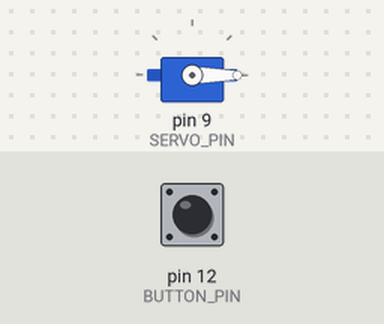
Bench run of a sketch on a simulated Arduino Uno, built with avr-gcc and run on an emulated ATmega328P. Shown: servo. Inputs (shaded band) come from the test bench; at power-on: pin 12 (BUTTON_PIN) HIGH.

Above: at 1.2 s.
1.3 s: pin 12 (BUTTON_PIN) pulled LOW for 0.15 s
At 2.5 s:
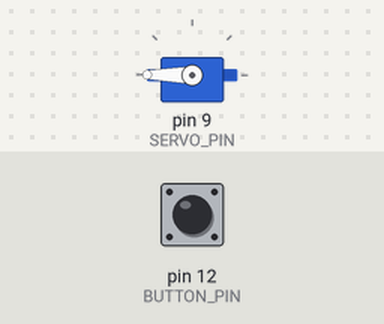
2.9 s: pin 12 (BUTTON_PIN) pulled LOW for 1 s
At 3.9 s:
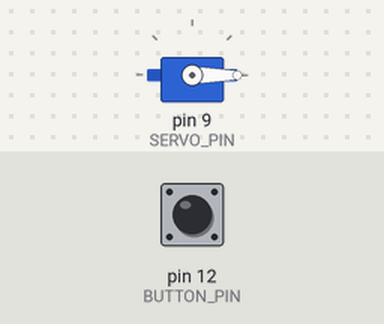
5.4 s: pin 12 (BUTTON_PIN) pulled LOW for 3.2 s
At 5.8 s:
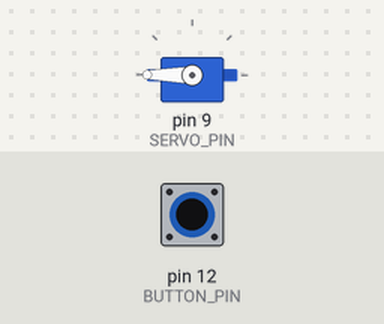
Timing chart, 0 to 8.4 s (numbered marks = the images above; inputs shaded):
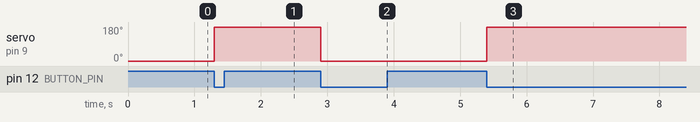

Measured:
- after the input at 1.3 s, servo on pin 9 (SERVO_PIN): 0° → 180° at once
- after the input at 2.9 s, servo on pin 9 (SERVO_PIN): 180° → 0° at once
- after the input at 5.4 s, servo on pin 9 (SERVO_PIN): 0° → 180° at once

The sketch:

Push_Button_Servo.ino
```cpp
/* The source Code from : https://github.com/riyadhasan24
 * By Md. Riyad Hasan
 */

#include <Servo.h>

const int BUTTON_PIN = 12; // Arduino pin connected to button's pin
const int SERVO_PIN  = 9; // Arduino pin connected to servo motor's pin

Servo servo; // create servo object to control a servo

int angle = 0;          // the current angle of servo motor
int lastButtonState;    // the previous state of button
int currentButtonState; // the current state of button

void setup()
{
  Serial.begin(9600);                // initialize serial
  pinMode(BUTTON_PIN, INPUT_PULLUP); // set arduino pin to input pull-up mode
  servo.attach(SERVO_PIN);           // attaches the servo on pin 9 to the servo object

  servo.write(angle);
  currentButtonState = digitalRead(BUTTON_PIN);
}

void loop()
{
  lastButtonState    = currentButtonState;      // save the last state
  currentButtonState = digitalRead(BUTTON_PIN); // read new state

  if(lastButtonState == HIGH && currentButtonState == LOW)
  {
    if(angle == 0)
      {
        angle = 180;
      }

    else
      {
        if(angle == 180)
        angle = 0;
      }
    servo.write(angle);
  }
}
```
